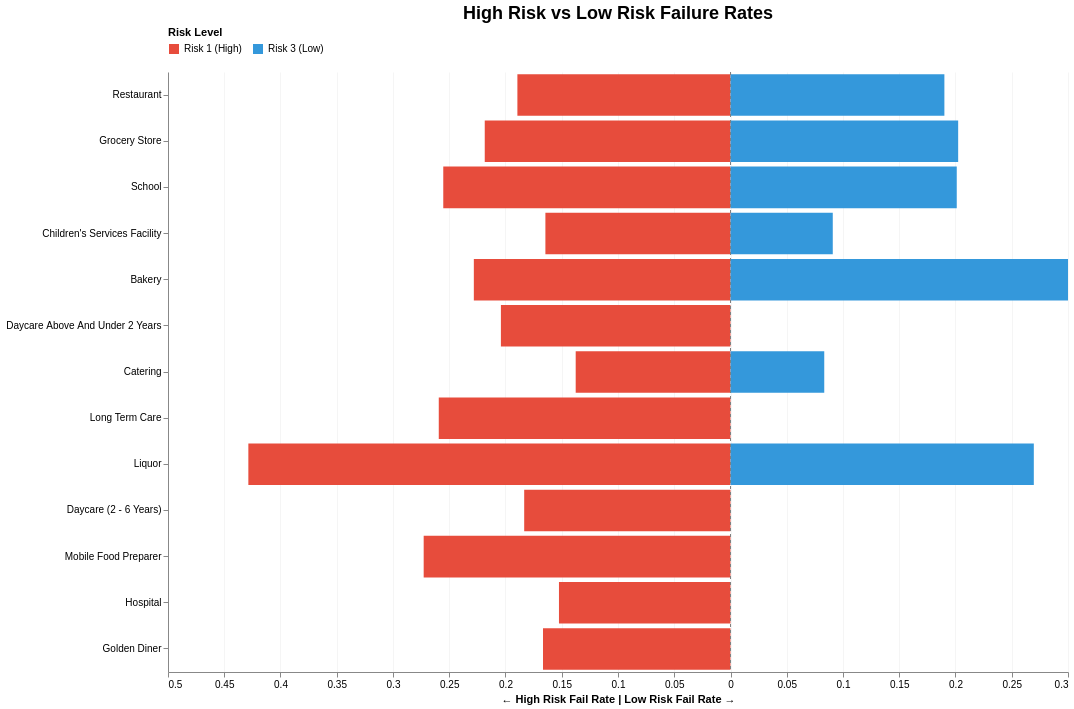

This figure's notebook cell:
### Markdown cell above
# Hypothesis 3(Shreyas Chougule)

**Within each facility type, the failure rate for Risk 1 (High) is greater than the failure rate for Risk 3 (Low). Formally: Δ = FailRate(High) − FailRate(Low) > 0 for most facility types.**  

**Why this is interesting:**



*   Risk-model validation: Confirms whether the assigned risk tiers actually predict outcomes after holding facility type constant.

*   Fair comparisons: Controls for facility-type mix so we don’t blame a category just because it hosts more high-risk venues.

*   Exception hunting: Highlights where Δ ≤ 0 (Low ≥ High), suggesting mislabeling, atypical operations, or targeted training needs.

*   Actionable next steps: If Δ is broadly > 0, keep prioritizing Risk-1 inspections; for categories with small/negative Δ, audit risk assignments, review violation patterns, and adjust guidance.

### Code cell
# H3: Heatmap of failure rate by Facility Type × Risk Level (interactive)

import pandas as pd
try:
    import altair as alt
except ModuleNotFoundError:
    !pip -q install altair vl-convert-python
    import altair as alt

assert 'df_eda' in globals(), "df_eda not found. Run the 2018+ filter cell first."

alt.data_transformers.disable_max_rows()
alt.renderers.enable("default")

# Aggregate: facility_type × risk_label
agg = (
    df_eda[['inspection_id','facility_type','risk_level','is_fail']]
      .dropna(subset=['facility_type'])
      .assign(
          risk_label=lambda d: d['risk_level']
              .map({1:'Risk 1 (High)', 2:'Risk 2 (Medium)', 3:'Risk 3 (Low)'}).fillna('Unknown')
      )
      .groupby(['facility_type','risk_label'], as_index=False)
      .agg(total=('inspection_id','count'),
           fails=('is_fail','sum'))
      .assign(fail_rate=lambda d: d['fails'] / d['total'])
)

# Facility totals (to allow filtering by overall volume)
fac_tot = agg.groupby('facility_type', as_index=False)['total'].sum().rename(columns={'total':'facility_total'})
agg = agg.merge(fac_tot, on='facility_type', how='left')

# Controls: slider for minimum facility volume
slider = alt.binding_range(name='Min facility total: ', min=50, max=int(agg['facility_total'].max()), step=50)
minN = alt.param(name='minN', value=300, bind=slider)

# Order risk columns left→right
risk_order = ['Risk 1 (High)','Risk 2 (Medium)','Risk 3 (Low)','Unknown']

# Chart size
n_fac = agg['facility_type'].nunique()
CHART_WIDTH  = 1100
CHART_HEIGHT = min(650, 26 * n_fac + 40)

# Stacked bar showing actual pass/fail counts
agg_stacked = agg.assign(passes=lambda d: d['total'] - d['fails'])

stacked_data = pd.melt(
    agg_stacked,
    id_vars=['facility_type', 'risk_label', 'facility_total'],
    value_vars=['fails', 'passes'],
    var_name='outcome',
    value_name='count'
)

# Butterfly chart - compare High Risk vs Low Risk
butterfly_data = agg[agg['risk_label'].isin(['Risk 1 (High)', 'Risk 3 (Low)'])].copy()
butterfly_data['value'] = butterfly_data.apply(
    lambda x: -x['fail_rate'] if x['risk_label'] == 'Risk 1 (High)' else x['fail_rate'],
    axis=1
)

base = (alt.Chart(butterfly_data)
          .add_params(minN)
          .transform_filter('datum.facility_total >= minN'))

butterfly = base.mark_bar().encode(
    x=alt.X('value:Q', title='← High Risk Fail Rate | Low Risk Fail Rate →',
            axis=alt.Axis(format='%', labelExpr='abs(datum.value)')),
    y=alt.Y('facility_type:N', title=None,
            sort=alt.SortField('facility_total', order='descending'),
            axis=alt.Axis(labelLimit=200)),
    color=alt.Color('risk_label:N',
                    scale=alt.Scale(domain=['Risk 1 (High)', 'Risk 3 (Low)'],
                                   range=['#e74c3c', '#3498db']),
                    legend=alt.Legend(title='Risk Level', orient='top')),
    tooltip=[
        alt.Tooltip('facility_type:N', title='Facility'),
        alt.Tooltip('risk_label:N', title='Risk'),
        alt.Tooltip('fail_rate:Q', title='Fail Rate', format='.1%'),
        alt.Tooltip('total:Q', title='Inspections')
    ]
).properties(
    width=900,
    height=600,
    title={
        "text": "High Risk vs Low Risk Failure Rates",
        "fontSize": 18,
        "font": "Arial",
        "anchor": "middle"
    }
)

rule = alt.Chart(pd.DataFrame({'x': [0]})).mark_rule(color='gray', strokeDash=[3,3]).encode(x='x:Q')

(butterfly + rule).configure_view(strokeWidth=0).configure_axis(
    gridOpacity=0.3
).interactive()

### Figure 1 — Vega-Lite specification as saved in the notebook (floating-point values rounded to 4 significant figures; data arrays with more than 128 entries replaced by an {"elided": "..."} marker saying what was removed)
{"config": {"view": {"continuousWidth": 300, "continuousHeight": 300, "strokeWidth": 0}, "axis": {"gridOpacity": 0.3}}, "layer": [{"data": {"name": "data-ffe738f05e0cc58e9b1cd0ca7e3ea907"}, "mark": {"type": "bar"}, "encoding": {"color": {"field": "risk_label", "legend": {"orient": "top", "title": "Risk Level"}, "scale": {"domain": ["Risk 1 (High)", "Risk 3 (Low)"], "range": ["#e74c3c", "#3498db"]}, "type": "nominal"}, "tooltip": [{"field": "facility_type", "title": "Facility", "type": "nominal"}, {"field": "risk_label", "title": "Risk", "type": "nominal"}, {"field": "fail_rate", "format": ".1%", "title": "Fail Rate", "type": "quantitative"}, {"field": "total", "title": "Inspections", "type": "quantitative"}], "x": {"axis": {"format": "%", "labelExpr": "abs(datum.value)"}, "field": "value", "title": "← High Risk Fail Rate | Low Risk Fail Rate →", "type": "quantitative"}, "y": {"axis": {"labelLimit": 200}, "field": "facility_type", "sort": {"field": "facility_total", "order": "descending"}, "title": null, "type": "nominal"}}, "name": "view_3", "title": {"text": "High Risk vs Low Risk Failure Rates", "fontSize": 18, "font": "Arial", "anchor": "middle"}, "transform": [{"filter": "datum.facility_total >= minN"}]}, {"data": {"name": "data-d285a7403ed98ae579761d64a864032b"}, "mark": {"type": "rule", "color": "gray", "strokeDash": [3, 3]}, "encoding": {"x": {"field": "x", "type": "quantitative"}}}], "height": 600, "params": [{"name": "minN", "bind": {"input": "range", "max": 94443, "min": 50, "name": "Min facility total: ", "step": 50}, "value": 300}, {"name": "param_7", "select": {"type": "interval", "encodings": ["x", "y"]}, "bind": "scales", "views": ["view_3"]}], "width": 900, "$schema": "https://vega.github.io/schema/vega-lite/v5.20.1.json", "datasets": {"data-ffe738f05e0cc58e9b1cd0ca7e3ea907": {"elided": "245 records"}, "data-d285a7403ed98ae579761d64a864032b": [{"x": 0}]}}
